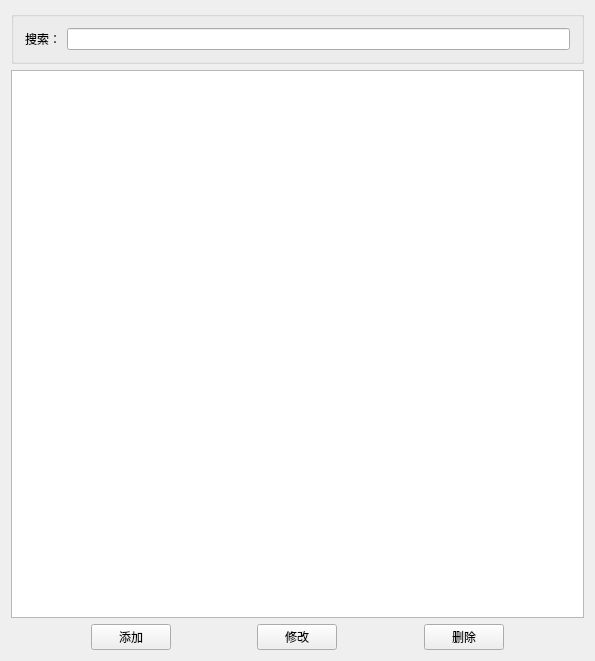
<?xml version="1.0" encoding="UTF-8"?>
<ui version="4.0">
 <class>CDlgMarkMaintain</class>
 <widget class="QWidget" name="CDlgMarkMaintain">
  <property name="geometry">
   <rect>
    <x>0</x>
    <y>0</y>
    <width>595</width>
    <height>661</height>
   </rect>
  </property>
  <property name="windowTitle">
   <string>CDlgMarkMaintain</string>
  </property>
  <layout class="QGridLayout" name="gridLayout_2">
   <item row="0" column="0" colspan="7">
    <widget class="QGroupBox" name="groupBox">
     <property name="title">
      <string/>
     </property>
     <layout class="QGridLayout" name="gridLayout">
      <item row="0" column="0">
       <widget class="QLabel" name="label">
        <property name="text">
         <string>搜索：</string>
        </property>
       </widget>
      </item>
      <item row="0" column="1">
       <widget class="QLineEdit" name="leSearch"/>
      </item>
     </layout>
    </widget>
   </item>
   <item row="1" column="0" colspan="7">
    <widget class="QTableWidget" name="tbwMark"/>
   </item>
   <item row="2" column="0">
    <spacer name="horizontalSpacer">
     <property name="orientation">
      <enum>Qt::Horizontal</enum>
     </property>
     <property name="sizeHint" stdset="0">
      <size>
       <width>76</width>
       <height>20</height>
      </size>
     </property>
    </spacer>
   </item>
   <item row="2" column="1">
    <widget class="QPushButton" name="btnAdd">
     <property name="text">
      <string>添加</string>
     </property>
    </widget>
   </item>
   <item row="2" column="2">
    <spacer name="horizontalSpacer_2">
     <property name="orientation">
      <enum>Qt::Horizontal</enum>
     </property>
     <property name="sizeHint" stdset="0">
      <size>
       <width>76</width>
       <height>20</height>
      </size>
     </property>
    </spacer>
   </item>
   <item row="2" column="3">
    <widget class="QPushButton" name="btnEdit">
     <property name="text">
      <string>修改</string>
     </property>
    </widget>
   </item>
   <item row="2" column="4">
    <spacer name="horizontalSpacer_3">
     <property name="orientation">
      <enum>Qt::Horizontal</enum>
     </property>
     <property name="sizeHint" stdset="0">
      <size>
       <width>76</width>
       <height>20</height>
      </size>
     </property>
    </spacer>
   </item>
   <item row="2" column="5">
    <widget class="QPushButton" name="btnDele">
     <property name="text">
      <string>删除</string>
     </property>
    </widget>
   </item>
   <item row="2" column="6">
    <spacer name="horizontalSpacer_4">
     <property name="orientation">
      <enum>Qt::Horizontal</enum>
     </property>
     <property name="sizeHint" stdset="0">
      <size>
       <width>76</width>
       <height>20</height>
      </size>
     </property>
    </spacer>
   </item>
  </layout>
 </widget>
 <layoutdefault spacing="6" margin="11"/>
 <resources/>
 <connections/>
</ui>
